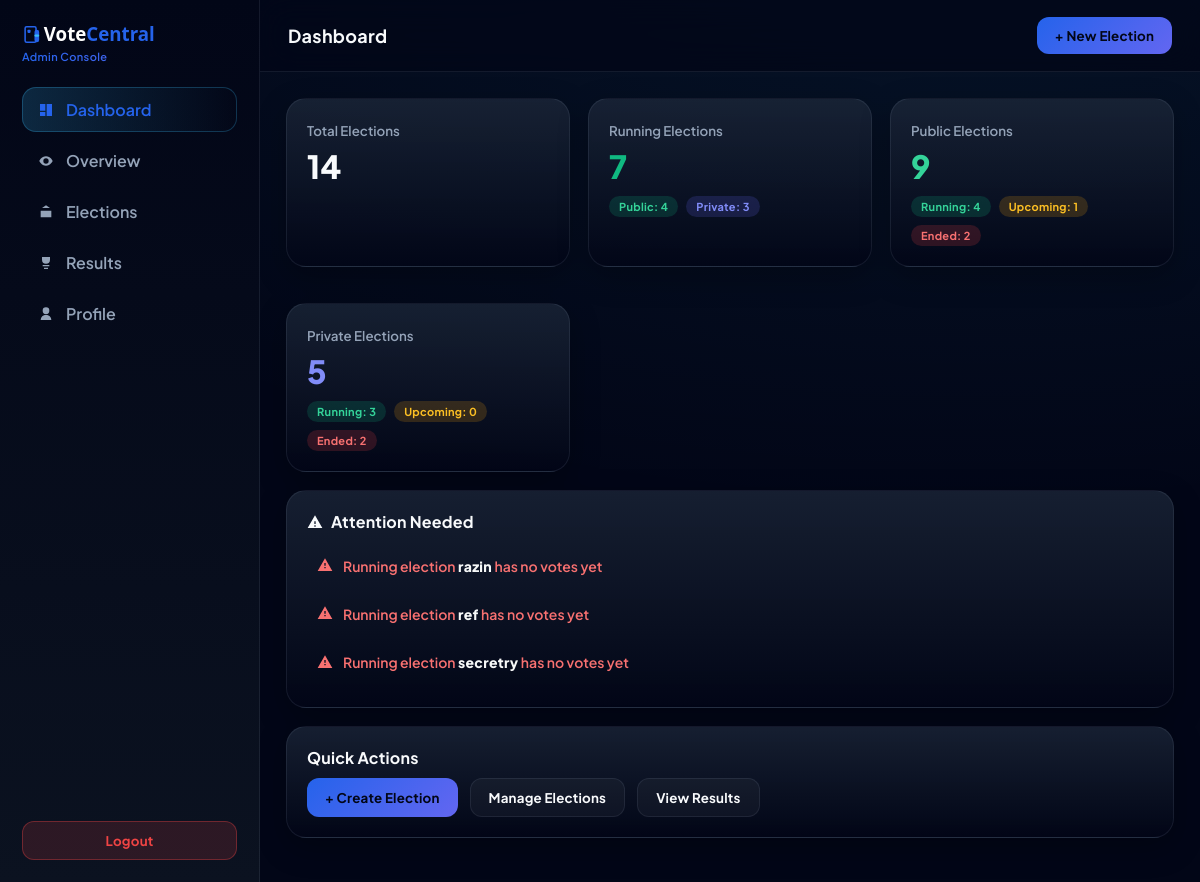
The app's page /admin/dashboard (signed in) with its own data.
### app.py (models this page shows)
class Election(db.Model):
    id = db.Column(db.Integer, primary_key=True)
    admin_id = db.Column(db.Integer, db.ForeignKey("admin.id"))
    name = db.Column(db.String(120))
    election_type = db.Column(db.String(20))  # public / private
    public_code = db.Column(db.String(20), nullable=True)
    start_time = db.Column(db.String(40), nullable=True)
    end_time = db.Column(db.String(40), nullable=True)
    result_visible = db.Column(db.Boolean, default=True)
    candidates = db.relationship("Candidate", backref="election", cascade="all,delete")
    votes = db.relationship("Vote", backref="election", cascade="all,delete")
    whitelist = db.relationship("VoterWhitelist", backref="election", cascade="all,delete")

### app.py (the view)
@app.route("/admin/dashboard")
def admin_dashboard():
    if not require_admin_login():
        return redirect("/")
    if "voter_logged" in session:
        flash("Voters cannot access admin panel")
        return redirect("/voter/dashboard")
    admin = db.session.get(Admin, session.get("admin_id"))
    elections = Election.query.filter_by(admin_id=admin.id).all()
    from datetime import datetime
    for e in elections:
        total_votes = Vote.query.filter_by(election_id=e.id).count()
        e.total_votes = total_votes
        e.is_upcoming = False
        e.is_running  = False
        e.is_ended    = False
        if e.start_time and e.end_time:
            start = datetime.fromisoformat(e.start_time)
            end   = datetime.fromisoformat(e.end_time)
            now   = datetime.now()
            if now < start:
                e.is_upcoming = True
            elif start <= now <= end:
                e.is_running = True
            else:
                e.is_ended = True
        results = []
        for c in e.candidates:
            vote_count = Vote.query.filter_by(candidate_id=c.id).count()
            if e.election_type == "private" and not election_has_ended(e):
                display_count = "—"
            else:
                display_count = vote_count
            results.append({
                "id": c.id,
                "candidate": c.name,
                "party": c.party,
                "description": c.description,
                "photo": f"/static/uploads/{c.photo}" if c.photo else None,
                "count": display_count,
                "raw_count": vote_count
            })
        visible_counts = [
            r["raw_count"]
            for r in results
            if isinstance(r["count"], int)
        ]
        if visible_counts:
            max_votes = max(visible_counts)
            for r in results:
                r["is_winner"] = (r["raw_count"] == max_votes and max_votes > 0)
        else:
            for r in results:
                r["is_winner"] = False
        e.results = results
    return render_template(
        "admin_dashboard.html",
        admin=admin,          # ← REQUIRED
        elections=elections,
        datetime=datetime
    )

### app.py (called while the page is built)
def election_has_ended(election):
    if not election.end_time:
        return False
    return datetime.now() >= datetime.fromisoformat(election.end_time)

def require_admin_login():
    if "admin_id" not in session or not session["admin_id"]:
        flash("Admin login required")
        return False
    return True

### templates/admin_dashboard.html (shortened to what this page needs)
<!DOCTYPE html>
<html lang="en">
<head>
</head>
<body>
<aside class="sidebar">
<div class="sidebar-brand">
  <img
    src="/static/uploads/votecentral-logo.svg"
    alt="VoteCentral"
    style="height:28px; display:block;"
  >
  <small style="display:block;font-size:11px;color:var(--muted);font-weight:600">
    Admin Console
  </small>
</div>
  <ul class="nav-menu">
    <li class="nav-item active" onclick="switchView('dashboard')">
  <svg class="icon" viewBox="0 0 24 24">
    <path d="M3 13h8V3H3v10zm10 8h8V3h-8v18zM3 21h8v-6H3v6z"/>
  </svg>
  Dashboard
</li>
    <li class="nav-item" onclick="switchView('overview')">
  <svg class="icon" viewBox="0 0 24 24">
    <path d="M12 5c-7 0-10 7-10 7s3 7 10 7 10-7 10-7-3-7-10-7zm0 11a4 4 0 1 1 0-8 4 4 0 0 1 0 8z"/>
  </svg>
  Overview
</li>
    <li class="nav-item" onclick="switchView('elections')">
  <svg class="icon" viewBox="0 0 24 24">
    <path d="M4 10h16v10H4V10zm8-8l6 4H6l6-4z"/>
  </svg>
  Elections
</li>
    <li class="nav-item" onclick="switchView('results')">
  <svg class="icon" viewBox="0 0 24 24">
    <path d="M6 3h12v4a6 6 0 0 1-12 0V3zm3 18h6v-2H9v2zm-2-4h10v-2H7v2z"/>
  </svg>
  Results
</li>
    <li class="nav-item" onclick="switchView('profile')">
  <svg class="icon" viewBox="0 0 24 24">
    <path d="M12 12a5 5 0 1 0-5-5 5 5 0 0 0 5 5zm-8 9a8 8 0 0 1 16 0z"/>
  </svg>
  Profile
</li>
  </ul>
  <div class="sidebar-footer">
<button class="btn btn-danger" style="width:100%" onclick="openLogoutConfirm()">
  Logout
</button>
  </div>
</aside>
<main class="main-wrapper">
<header class="top-header">
  <div class="header-title-group">
  <h2 id="view-title">Dashboard</h2>
</div>
  <div id="header-actions" style="display:flex;gap:10px">
  </div>
</header>
<section id="dashboard" class="view-container">
  <div class="stat-grid">
    <div class="card">
      <small>Total Elections</small>
      <h1>{{ elections|length }}</h1>
    </div>
    <div class="card">
      <small>Running Elections</small>
      <h1 style="color:var(--green)">
        {{ elections|selectattr("is_running")|list|length }}
      </h1>
      <div class="stat-breakdown">
        <span class="chip chip-public">
          Public:
          {{
            elections
            | selectattr("is_running")
            | selectattr("election_type","equalto","public")
            | list | length
          }}
        </span>
        <span class="chip chip-private">
          Private:
          {{
            elections
            | selectattr("is_running")
            | selectattr("election_type","equalto","private")
            | list | length
          }}
        </span>
      </div>
    </div>
    <div class="card">
      <small>Public Elections</small>
      <h1 style="color:#34d399">
        {{ elections|selectattr("election_type","equalto","public")|list|length }}
      </h1>
      <div class="stat-breakdown">
        <span class="chip chip-running">
          Running:
          {{
            elections
            | selectattr("election_type","equalto","public")
            | selectattr("is_running")
            | list | length
          }}
        </span>
        <span class="chip chip-upcoming">
          Upcoming:
          {{ elections
            | selectattr("election_type","equalto","public")
            | selectattr("is_upcoming")
            | list | length }}
        </span>
        <span class="chip chip-ended">
          Ended:
          {{
            elections
            | selectattr("election_type","equalto","public")
            | selectattr("is_ended")
            | list | length
          }}
        </span>
      </div>
    </div>
    <div class="card">
      <small>Private Elections</small>
      <h1 style="color:#818cf8">
        {{ elections|selectattr("election_type","equalto","private")|list|length }}
      </h1>
      <div class="stat-breakdown">
        <span class="chip chip-running">
          Running:
          {{
            elections
            | selectattr("election_type","equalto","private")
            | selectattr("is_running")
            | list | length
          }}
        </span>
        <span class="chip chip-upcoming">
          Upcoming:
          {{
            elections
            | selectattr("election_type","equalto","private")
            | selectattr("is_upcoming")
            | list | length
          }}
        </span>
        <span class="chip chip-ended">
          Ended:
          {{
            elections
            | selectattr("election_type","equalto","private")
            | selectattr("is_ended")
            | list | length
          }}
        </span>
      </div>
    </div>
  </div>
{% set alerts = [] %}
{% if alerts|length > 0 %}
<div class="card">
  <h3 style="display:flex;align-items:center;gap:8px">
  <svg class="icon" viewBox="0 0 24 24">
    <use href="#icon-alert-warning"></use>
  </svg>
  Attention Needed
</h3>
  <ul style="margin-top:10px;line-height:1.8;list-style:none;padding-left:0">
    {% for a in alerts %}
      <li
        class="alert-item alert-{{ a.level }}"
        onclick="handleDashboardAlert(
          '{{ a.action }}',
          '{{ a.id }}',
          '{{ a.name|default('') }}',
          '{{ a.start|default('') }}',
          '{{ a.end|default('') }}'
        )"
      >
        <span class="alert-icon">
  <svg class="icon" viewBox="0 0 24 24">
    <use href="#icon-alert-{{ a.icon }}"></use>
  </svg>
</span>
        <span class="alert-text">{{ a.text | safe }}</span>
      </li>
    {% endfor %}
  </ul>
</div>
{% endif %}
  <div class="card">
    <h3>Quick Actions</h3>
    <div style="display:flex;flex-wrap:wrap;gap:12px;margin-top:10px">
      <button class="btn btn-primary" onclick="openModal('createElectionModal')">
        + Create Election
      </button>
      <button class="btn btn-outline" onclick="switchView('elections')">
        Manage Elections
      </button>
      <button class="btn btn-outline" onclick="switchView('results')">
        View Results
      </button>
    </div>
  </div>
</section>
</main>
</body>
</html>

### records on screen
Election: text "Running election razin has no votes yet"
Election: text "Running election ref has no votes yet"
Election: text "Running election secretry has no votes yet"

### other values on screen
{{ elections|length }} "14"
{{ elections|selectattr("is_running")|list|length }} "7"
{{ elections|selectattr("election_type","equalto","public")|list|length }} "9"
{{ elections|selectattr("election_type","equalto","private")|list|length }} "5"
